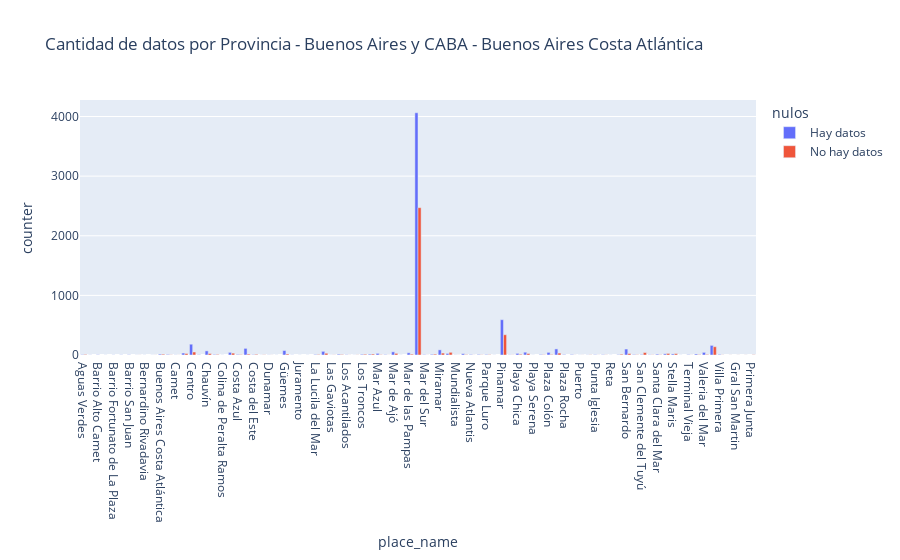

This figure's notebook cell:
### Code cell
bsas_costa_barrios_grupo = bsas_costa.groupby(by=['state_name','place_name','nulos'],as_index=False)['counter'].sum()
bsas_costa_barrios_grupo['nulos'] = bsas_costa_barrios_grupo['nulos'].astype(str)
bsas_costa_barrios_grupo['nulos'] = bsas_costa_barrios_grupo.nulos.str.replace('False','Hay datos')
bsas_costa_barrios_grupo['nulos'] = bsas_costa_barrios_grupo.nulos.str.replace('True','No hay datos')
fig = px.bar(bsas_costa_barrios_grupo, x="place_name", y="counter",
             color='nulos', barmode='group',
             height=400, title="Cantidad de datos por Provincia - Buenos Aires y CABA - Buenos Aires Costa Atlántica")
fig.show()

### Figure 1 — Plotly figure (JSON) as saved in the notebook; plotly's stock layout.template omitted (floating-point values rounded to 4 significant figures)
{"data": [{"alignmentgroup": "True", "hovertemplate": "nulos=Hay datos<br>place_name=%{x}<br>counter=%{y}<extra></extra>", "legendgroup": "Hay datos", "marker": {"color": "#636efa"}, "name": "Hay datos", "offsetgroup": "Hay datos", "orientation": "v", "showlegend": true, "textposition": "auto", "type": "bar", "x": ["Aguas Verdes", "Alem", "Barrio Alto Camet", "Barrio Camet", "Barrio Fortunato de La Plaza", "Barrio La Perla Norte", "Barrio San Juan", "Barrio Sarmiento", "Bernardino Rivadavia", "Bosque Peralta Ramos", "Buenos Aires Costa Atlántica", "Caisamar", "Camet", "Cariló", "Centro", "Chapadmalal", "Chauvín", "Claromecó", "Colina de Peralta Ramos", "Constitución", "Costa Azul", "Costa Esmeralda", "Costa del Este", "Don Bosco", "Dunamar", "Faro Norte", "Güemes", "Hermitage", "Juramento", "La Caleta", "La Lucila del Mar", "La Perla", "Las Gaviotas", "Las Toninas", "Los Acantilados", "Los Pinares", "Los Troncos", "Macrocentro", "Mar Azul", "Mar Chiquita", "Mar de Ajó", "Mar de Cobo", "Mar de las Pampas", "Mar del Plata", "Mar del Sur", "Mar del Tuyú", "Miramar", "Monte Hermoso", "Mundialista", "Necochea", "Nueva Atlantis", "Ostende", "Parque Luro", "Pehuen-có", "Pinamar", "Pinos de Anchorena", "Playa Chica", "Playa Grande", "Playa Serena", "Playa Varese", "Plaza Colón", "Plaza Mitre", "Plaza Rocha", "Pompeya", "Puerto", "Punta Alta", "Punta Iglesia", "Punta Mogotes", "Reta", "Rumenco", "San Bernardo", "San Carlos", "San Clemente del Tuyú", "San Juan", "Santa Clara del Mar", "Santa Teresita", "Stella Maris", "Terminal Nueva", "Terminal Vieja", "Torreón", "Valeria del Mar", "Villa Gesell", "Villa Primera"], "xaxis": "x", "y": [6, 2, 4, 1, 2, 3, 4, 1, 1, 1, 14, 9, 2, 33, 181, 5, 69, 9, 1, 44, 9, 111, 6, 1, 2, 1, 75, 2, 1, 1, 8, 61, 1, 13, 4, 1, 11, 14, 27, 6, 53, 1, 37, 4063, 6, 11, 86, 26, 2, 22, 8, 9, 8, 1, 592, 3, 27, 47, 1, 8, 44, 102, 7, 8, 1, 2, 5, 5, 1, 6, 100, 8, 8, 4, 14, 20, 18, 1, 6, 17, 44, 161, 10], "yaxis": "y"}, {"alignmentgroup": "True", "hovertemplate": "nulos=No hay datos<br>place_name=%{x}<br>counter=%{y}<extra></extra>", "legendgroup": "No hay datos", "marker": {"color": "#EF553B"}, "name": "No hay datos", "offsetgroup": "No hay datos", "orientation": "v", "showlegend": true, "textposition": "auto", "type": "bar", "x": ["Aguas Verdes", "Alfar", "Barrio Sarmiento", "Bosque Peralta Ramos", "Buenos Aires Costa Atlántica", "Caisamar", "Camet", "Cariló", "Centro", "Chauvín", "Claromecó", "Constitución", "Costa Azul", "Costa Esmeralda", "Costa del Este", "Don Bosco", "Dunamar", "Gral San Martin", "Güemes", "La Lucila del Mar", "La Perla", "Las Gaviotas", "Las Toninas", "Los Acantilados", "Los Pinares", "Los Troncos", "Macrocentro", "Mar Azul", "Mar Chiquita", "Mar de Ajó", "Mar de las Pampas", "Mar del Plata", "Mar del Sur", "Mar del Tuyú", "Materno", "Miramar", "Monte Hermoso", "Mundialista", "Necochea", "Nueva Atlantis", "Ostende", "Parque Luro", "Pinamar", "Pinos de Anchorena", "Playa Chica", "Playa Grande", "Playa Varese", "Plaza Colón", "Plaza Mitre", "Pompeya", "Primera Junta", "Puerto", "Punta Alta", "Punta Iglesia", "Punta Mogotes", "Rumenco", "San Bernardo", "San Carlos", "San Clemente del Tuyú", "San Juan", "Santa Clara del Mar", "Santa Teresita", "Stella Maris", "Terminal Vieja", "Torreón", "Valeria del Mar", "Villa Gesell", "Villa Primera"], "xaxis": "x", "y": [9, 1, 1, 1, 13, 3, 1, 25, 50, 25, 9, 31, 6, 15, 11, 3, 1, 1, 16, 8, 29, 2, 8, 1, 2, 12, 16, 5, 1, 27, 14, 2471, 1, 14, 1, 32, 45, 1, 6, 1, 3, 5, 340, 2, 12, 24, 4, 8, 32, 1, 4, 1, 3, 1, 2, 13, 24, 4, 41, 3, 4, 26, 23, 1, 6, 9, 139, 2], "yaxis": "y"}], "layout": {"autosize": true, "barmode": "group", "legend": {"title": {"text": "nulos"}, "tracegroupgap": 0}, "title": {"text": "Cantidad de datos por Provincia - Buenos Aires y CABA - Buenos Aires Costa Atlántica"}, "xaxis": {"anchor": "y", "autorange": true, "domain": [0, 1], "range": [-0.5, 86.5], "title": {"text": "place_name"}, "type": "category"}, "yaxis": {"anchor": "x", "autorange": true, "domain": [0, 1], "range": [0, 4277.0], "title": {"text": "counter"}, "type": "linear"}}}
